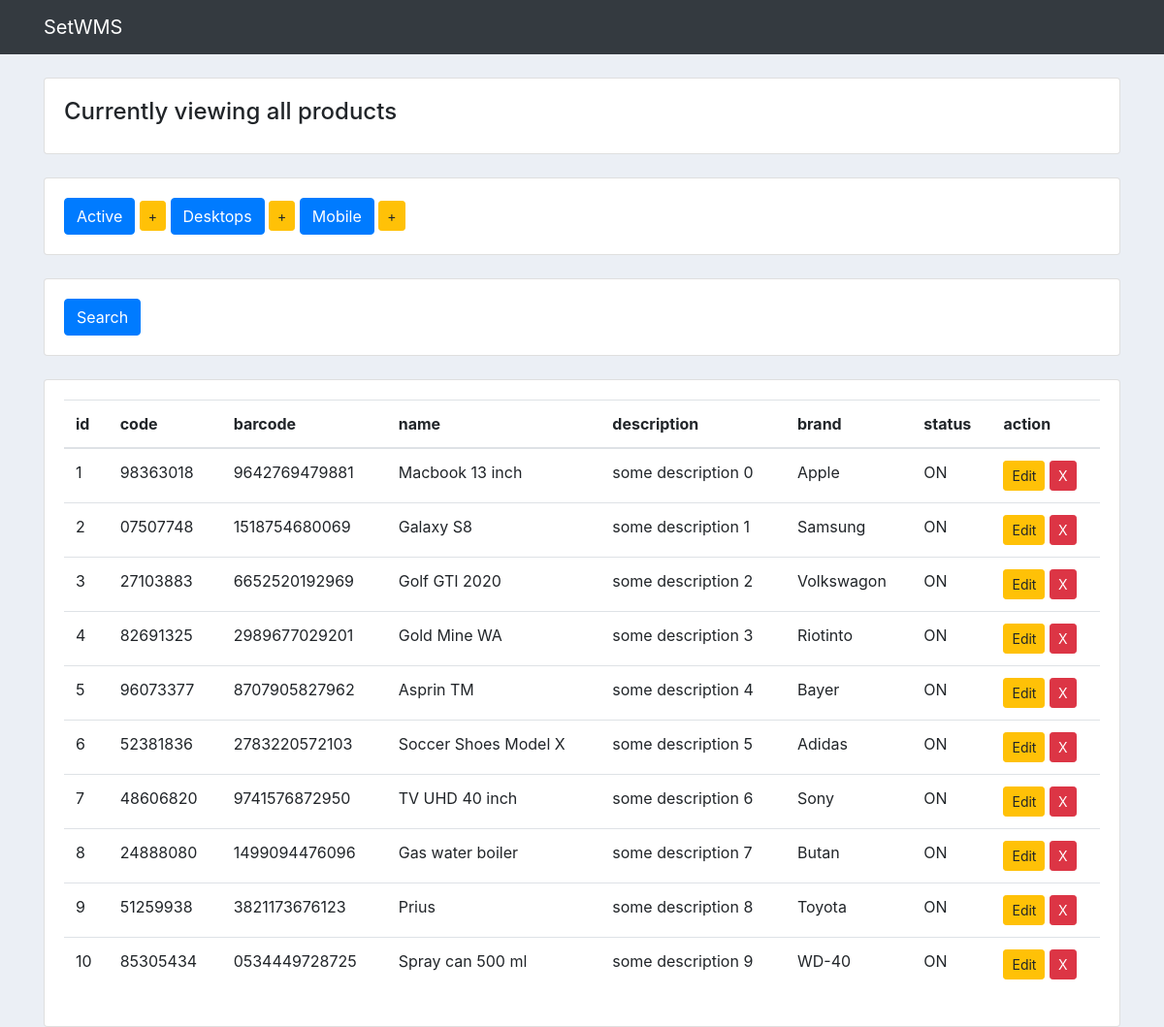
The page /set_app/products/ on the database as committed earlier.
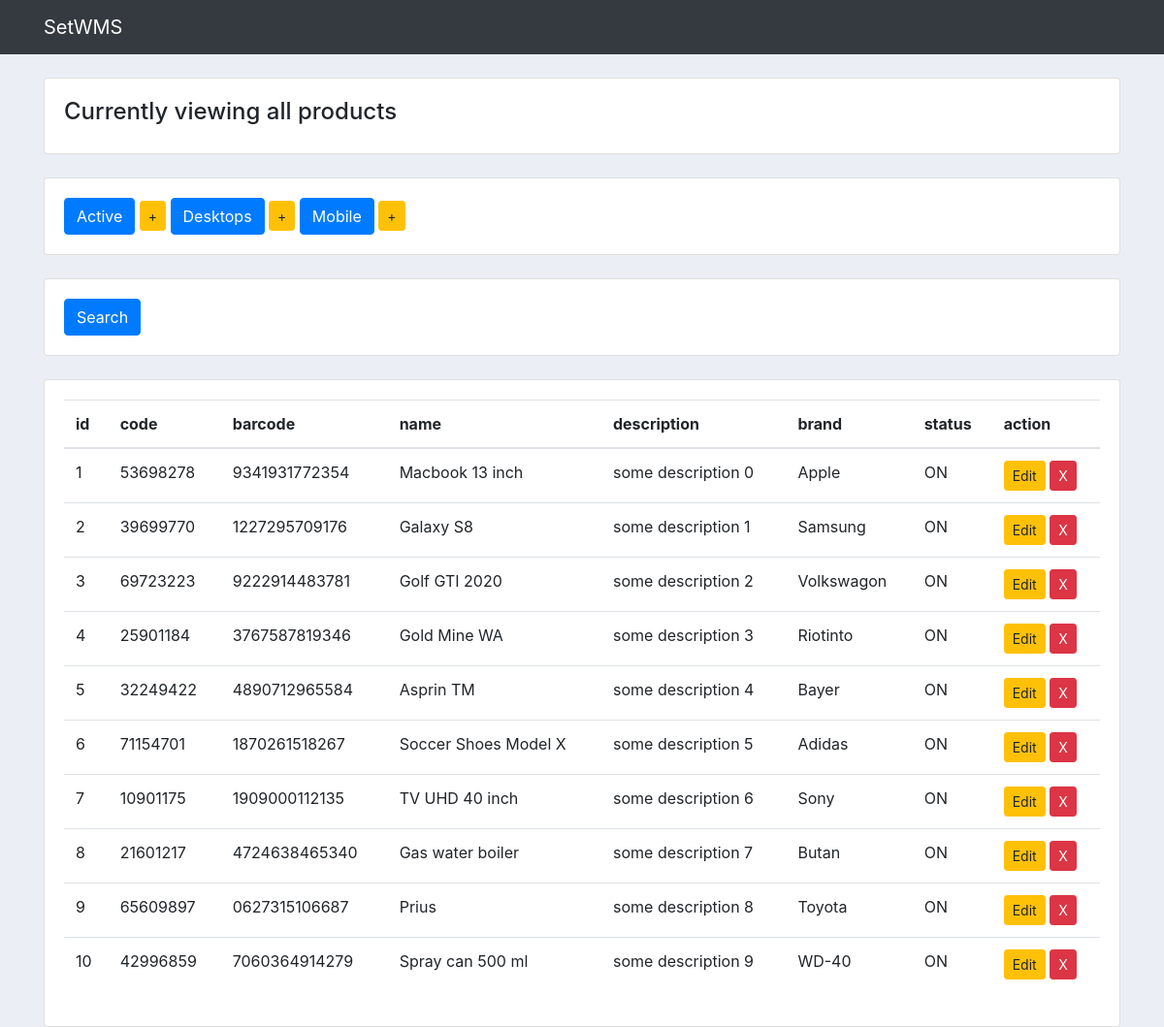
The same page on the database as committed later.
### set_app/models.py (models this page shows, shortened)
class Product(models.Model):
	code = models.CharField(max_length=30, default="product code", blank=False, unique=True)
	barcode = models.CharField(max_length=30, default=0, validators=[NUMERIC])
	name = models.CharField(max_length=128, default="product name", blank=False)
	description = models.CharField(max_length=512, default="some description", blank=True)
	brand = models.CharField(max_length=128, default="product brand")
	timestamp_created = models.DateTimeField(auto_now_add=True)
	status_choices = (('OFF', 'Off - inactive'), ('ON', 'On - active'))
	status = models.CharField(max_length=20, choices=status_choices, default='ON')

### set_app/views.py (the view)
# urls.py: path('products/', views.ProductListView, name='product_list'),
def ProductListView(request):
	products = Product.objects.all()
	return render(request, 'set_app/product_list.html',{'items':products, 'header':'all products'})

### set_app/templates/set_app/product_list.html (shortened to what this page needs)
{% extends "set_app/set_app_base.html" %}
{% load static %}
{% block body_block %}
    <br>
    <div class="card card-body">
        <h4>Currently viewing {{ header }}</h4>
    </div>
    <br>
    <div class="card card-body">
        <div class="button-group">
            <a href="{% url 'set_app:active_product_list' %}" class="btn btn-primary btn-md" role="button">Active</a>
            <a href="{% url 'set_app:product_create' %}" class="btn btn-warning btn-sm" role="button">+</a>
            <a href="#" class="btn btn-primary btn-md" role="button">Desktops</a>
            <a href="#" class="btn btn-warning btn-sm" role="button">+</a>
            <a href="#" class="btn btn-primary btn-md" role="button">Mobile</a>
            <a href="#" class="btn btn-warning btn-sm" role="button">+</a>
        </div>
    </div>
    <br>
    <div class="card card-body">
        <form method='GET'>
            <button class="btn btn-primary" type="submit">Search</button>
        </form>
    </div>
    <br>
    <div class="card card-body">
        <table class="table table-hover">
            <thead>
            <tr>
                <th>id</th>
                <th>code</th>
                <th>barcode</th>
                <th>name</th>
                <th>description</th>
                <th>brand</th>
                <th>status</th>
                <th>action</th>
            </tr>
            </thead>
            <tbody>
            {% for item in items %}
                <tr>
                    <td>{{ item.pk }}</td>
                    <td>{{ item.code }}</td>
                    <td>{{ item.barcode }}</td>
                    <td>{{ item.name }}</td>
                    <td>{{ item.description }}</td>
                    <td>{{ item.brand }}</td>
                    <td>{{ item.status }}</td>
                    <td>
                        <a href="{% url 'set_app:product_update' pk=item.pk %}" class="btn btn-warning btn-sm"
                           role="button">Edit</a>
                        <button type="button" class="btn btn-danger btn-sm" data-toggle="modal"
                                data-target="#delete-dialog-{{ item.pk }}">
                            X
                        </button>
                    </td>
                </tr>
            {% endfor %}
            </tbody>
        </table>
    </div>
{% endblock %}

### set_app/templates/set_app/set_app_base.html (shortened to what this page needs)
<!DOCTYPE html>
<html lang="en">
<head>
    {% include 'set_app/set_app_header.html' %}
</head>
<body>
{% include 'set_app/set_app_navbar.html' %}
<div class="container">
    {% block body_block %}
    {% endblock %}
</div>
</body>
</html>

### set_app/templates/set_app/set_app_header.html (shortened to what this page needs)
{% load static %}
<link rel="stylesheet" href="https://stackpath.bootstrapcdn.com/bootstrap/4.4.1/css/bootstrap.min.css"
>
<link rel="stylesheet" type="text/css" href="{% static '/css/main.css' %}">

### set_app/templates/set_app/set_app_navbar.html (shortened to what this page needs)
<nav class="navbar navbar-expand-lg navbar-dark bg-dark">
    <div class="container">
        {% if user.is_authenticated %}
            <a class="navbar-brand" href="{% url 'set_app:dashboard' %}">SetWMS</a>
        {% else %}
            <a class="navbar-brand" href="{% url 'set_app:user_login' %}">SetWMS</a>
        {% endif %}
    </div>
</nav>

### static/css/main.css (style rules this page uses)
body { background-color: #ebeff5; }

Rows that differ between the two databases and show on the page:
changed Product "Macbook 13 inch": code "98363018" → "53698278"; barcode "9642769479881" → "9341931772354"
changed Product "Galaxy S8": code "07507748" → "39699770"; barcode "1518754680069" → "1227295709176"
changed Product "Golf GTI 2020": code "27103883" → "69723223"; barcode "6652520192969" → "9222914483781"
changed Product "Gold Mine WA": code "82691325" → "25901184"; barcode "2989677029201" → "3767587819346"
changed Product "Asprin TM": code "96073377" → "32249422"; barcode "8707905827962" → "4890712965584"
changed Product "Soccer Shoes Model X": code "52381836" → "71154701"; barcode "2783220572103" → "1870261518267"
changed Product "TV UHD 40 inch": code "48606820" → "10901175"; barcode "9741576872950" → "1909000112135"
changed Product "Gas water boiler": code "24888080" → "21601217"; barcode "1499094476096" → "4724638465340"
changed Product "Prius": code "51259938" → "65609897"; barcode "3821173676123" → "0627315106687"
changed Product "Spray can 500 ml": code "85305434" → "42996859"; barcode "0534449728725" → "7060364914279"
